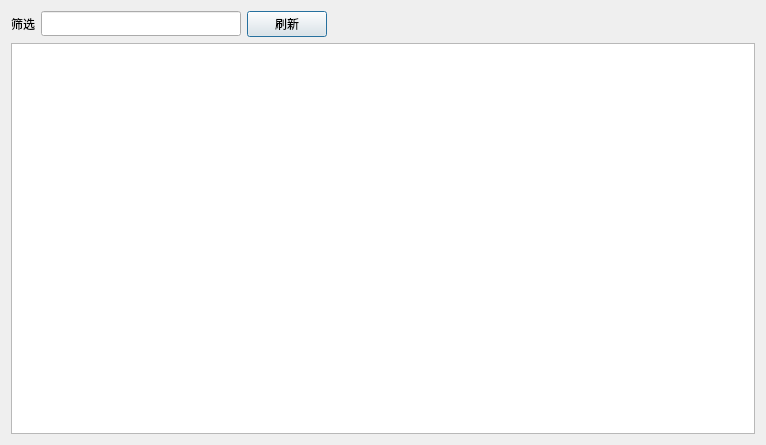
<?xml version="1.0" encoding="UTF-8"?>
<ui version="4.0">
 <class>JobDialog</class>
 <widget class="QDialog" name="JobDialog">
  <property name="geometry">
   <rect>
    <x>0</x>
    <y>0</y>
    <width>766</width>
    <height>445</height>
   </rect>
  </property>
  <property name="windowTitle">
   <string>操作</string>
  </property>
  <layout class="QVBoxLayout" name="verticalLayout">
   <item>
    <layout class="QHBoxLayout" name="horizontalLayout_7">
     <property name="leftMargin">
      <number>0</number>
     </property>
     <property name="topMargin">
      <number>0</number>
     </property>
     <property name="rightMargin">
      <number>0</number>
     </property>
     <property name="bottomMargin">
      <number>0</number>
     </property>
     <item>
      <widget class="QLabel" name="label_13">
       <property name="minimumSize">
        <size>
         <width>0</width>
         <height>25</height>
        </size>
       </property>
       <property name="text">
        <string>筛选</string>
       </property>
      </widget>
     </item>
     <item>
      <widget class="QLineEdit" name="edtFilterJob">
       <property name="sizePolicy">
        <sizepolicy hsizetype="Fixed" vsizetype="Fixed">
         <horstretch>0</horstretch>
         <verstretch>0</verstretch>
        </sizepolicy>
       </property>
       <property name="minimumSize">
        <size>
         <width>200</width>
         <height>25</height>
        </size>
       </property>
      </widget>
     </item>
     <item>
      <widget class="QPushButton" name="btnJobRefresh">
       <property name="sizePolicy">
        <sizepolicy hsizetype="Fixed" vsizetype="Fixed">
         <horstretch>0</horstretch>
         <verstretch>0</verstretch>
        </sizepolicy>
       </property>
       <property name="minimumSize">
        <size>
         <width>0</width>
         <height>25</height>
        </size>
       </property>
       <property name="text">
        <string>刷新</string>
       </property>
      </widget>
     </item>
     <item>
      <spacer name="horizontalSpacer_4">
       <property name="orientation">
        <enum>Qt::Horizontal</enum>
       </property>
       <property name="sizeHint" stdset="0">
        <size>
         <width>747</width>
         <height>20</height>
        </size>
       </property>
      </spacer>
     </item>
    </layout>
   </item>
   <item>
    <widget class="QTableWidget" name="twJob"/>
   </item>
  </layout>
 </widget>
 <resources/>
 <connections/>
</ui>
